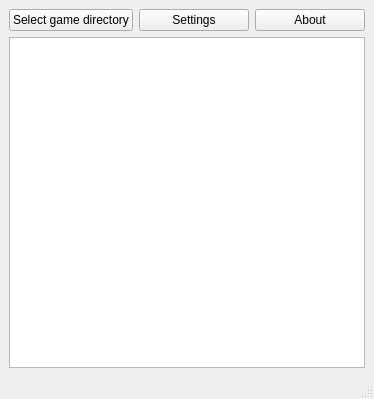
<?xml version="1.0" encoding="UTF-8"?>
<ui version="4.0">
 <class>Blackhole</class>
 <widget class="QMainWindow" name="Blackhole">
  <property name="geometry">
   <rect>
    <x>0</x>
    <y>0</y>
    <width>374</width>
    <height>399</height>
   </rect>
  </property>
  <property name="windowTitle">
   <string>Blackhole</string>
  </property>
  <widget class="QWidget" name="centralWidget">
   <layout class="QVBoxLayout" name="verticalLayout">
    <item>
     <layout class="QHBoxLayout" name="horizontalLayout">
      <item>
       <widget class="QPushButton" name="btnSelectGameDir">
        <property name="text">
         <string>Select game directory</string>
        </property>
       </widget>
      </item>
      <item>
       <widget class="QPushButton" name="btnSettings">
        <property name="text">
         <string>Settings</string>
        </property>
       </widget>
      </item>
      <item>
       <widget class="QPushButton" name="btnAbout">
        <property name="text">
         <string>About</string>
        </property>
       </widget>
      </item>
     </layout>
    </item>
    <item>
     <widget class="QListWidget" name="galaxyListView"/>
    </item>
   </layout>
  </widget>
  <widget class="QStatusBar" name="statusBar"/>
 </widget>
 <resources/>
 <connections/>
</ui>
